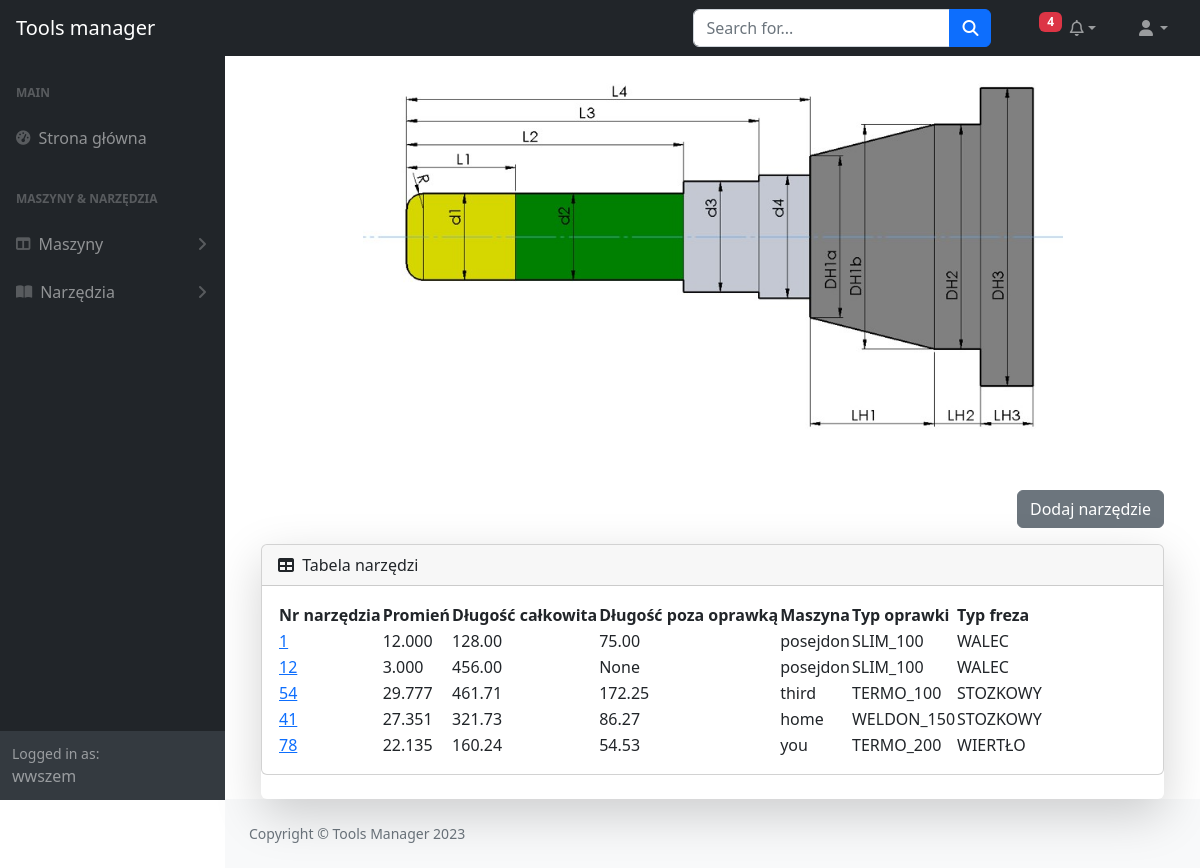
The app's page /tool_assembly/ (signed in) with its own data.
### tools_assembly/models.py (models this page shows, shortened)
class ToolAssembly(models.Model):
    tool_nr = models.PositiveIntegerField()
    radius = models.DecimalField(max_digits=10, decimal_places=3, blank=True, null=True)
    total_length = models.DecimalField(max_digits=10, decimal_places=2, blank=True, null=True)
    outside_holder = models.DecimalField(max_digits=10, decimal_places=2, blank=True, null=True)
    machine = models.ForeignKey(Machine, on_delete=models.SET_DEFAULT, default=None, related_name='tools')
    holder = models.ForeignKey(Holder, on_delete=models.CASCADE)
    tool = models.ForeignKey(Tool, on_delete=models.CASCADE)
    author = models.ForeignKey(User, on_delete=models.SET_DEFAULT, default=None)

### machines/models.py (models this page shows, shortened)
class Machine(models.Model):
    name = models.CharField(max_length=100)
    description = models.TextField()
    author = models.ForeignKey(User, on_delete=models.SET_NULL, null=True, blank=True)

### holders/models.py (models this page shows, shortened)
class Holder(models.Model):
    holder_type_choices = [
        ('type_1', 'SLIM_100'),
        ('type_2', 'SLIM_150'),
        ('type_3', 'SLIM_200'),
        ('type_4', 'TERMO_100'),
        ('type_5', 'TERMO_150'),
        ('type_6', 'TERMO_200'),
        ('type_7', 'ER_32'),
        ('type_8', 'ER_40'),
        ('type_9', 'WELDON_100'),
        ('type_10', 'WELDON_150'),
        ('type_11', 'WELDON_200'),
        ('type_12', 'STYROPIAN'),
        ('type_13', 'UCHWYT_76'),
    ]
    holder_type_dict = dict(holder_type_choices)
    holder_type = models.CharField(max_length=100, choices=holder_type_choices)
    inner_diameter = models.PositiveIntegerField()
    catalog_nr = models.CharField(max_length=100, blank=True)
    LH1 = models.DecimalField(max_digits=10, decimal_places=3, blank=True, null=True)
    DH1_A = models.DecimalField(max_digits=10, decimal_places=3, blank=True, null=True)
    DH1_B = models.DecimalField(max_digits=10, decimal_places=3, blank=True, null=True)
    LH2 = models.DecimalField(max_digits=10, decimal_places=3, blank=True, null=True)
    DH2 = models.DecimalField(max_digits=10, decimal_places=3, blank=True, null=True)
    LH3 = models.DecimalField(max_digits=10, decimal_places=3, blank=True, null=True)
    DH3 = models.DecimalField(max_digits=10, decimal_places=3, blank=True, null=True)
    author = models.ForeignKey(User, on_delete=models.SET_DEFAULT, default=None)

### tools/models.py (models this page shows, shortened)
class Tool(models.Model):
    tool_type_choices = [
        ('end_mill', 'WALEC'),
        ('ball_nose', 'KULA'),
        ('bull_nose', 'WALEC_Z_R'),
        ('typer_ball_nose', 'STOZKOWY'),
        ('engraving', 'GRAWERKA'),
        ('drill', 'WIERTŁO'),
    ]
    tool_type_dict = dict(tool_type_choices)
    tool_type = models.CharField(max_length=100, choices=tool_type_choices)
    catalog_nr = models.CharField(max_length=100)
    R = models.DecimalField(max_digits=10, decimal_places=3, blank=True, null=True)
    L1 = models.DecimalField(max_digits=10, decimal_places=3, blank=True, null=True)
    D1 = models.DecimalField(max_digits=10, decimal_places=3, blank=True, null=True)
    L2 = models.DecimalField(max_digits=10, decimal_places=3, blank=True, null=True)
    D2 = models.DecimalField(max_digits=10, decimal_places=3, blank=True, null=True)
    L3 = models.DecimalField(max_digits=10, decimal_places=3, blank=True, null=True)
    D3 = models.DecimalField(max_digits=10, decimal_places=3, blank=True, null=True)
    L4 = models.DecimalField(max_digits=10, decimal_places=3, blank=True, null=True)
    D4 = models.DecimalField(max_digits=10, decimal_places=3, blank=True, null=True)
    author = models.ForeignKey(User, on_delete=models.SET_DEFAULT, default=None)

### tools_assembly/views.py (the view)
# urls.py: path('tool_assembly/', ToolAssemblyListView.as_view(), name='tool-assembly'),
class ToolAssemblyListView(ListView):
    model = ToolAssembly
    template_name = 'tools_assembly/tool_assembly.html'
    def get(self, request, *args, **kwargs):
        user = request.user
        logger.info(f'Tool assembly List View accessed by user {user}')
        return super().get(request, *args, **kwargs)

### machines/context_processors.py (called while the page is built)
def all_machines(request):
    return {'machines': Machine.objects.all()}

def user_notifications(request):
    if not request.user.is_anonymous:
        user = request.user
        return {'user_notifications': UserNotification.objects.filter(user=user, is_read=False).select_related(
                'notification__user_comment').order_by('-notification__created_at')}
    return {'user_notifications': []}

### tools_assembly/templates/tools_assembly/tool_assembly.html (shortened to what this page needs)
{% extends 'machines/index.html' %}
{% load static %}
{% block content %}
<div class="container">
    <div class="col-lg text-center">
        <img src="{% static 'media/tool.jpg' %}" alt="Tool Image" class="img-fluid rounded" style="max-width: 700px;">
    </div>
    <div class="row justify-content-center">
        <div class="col-lg">
            {% if perms.tools_assembly.add_toolassembly %}
            <div class="text-end mb-3">
                <a class="btn btn-secondary btn-md mt-5 mb-0" href="{% url 'tool-assembly-create' %}">Dodaj narzędzie</a>
            </div>
            {% endif %}
            <div class="card shadow-lg border-0 rounded-lg mt-3">
                <div class="card mb-4">
                    <div class="card-header">
                        <i class="fas fa-table me-1"></i>
                        Tabela narzędzi
                    </div>
                    <div class="card-body">
                        <table id="datatablesSimple">
                            <thead>
                                <tr>
                                    <th>Nr narzędzia</th>
                                    <th>Promień</th>
                                    <th>Długość całkowita</th>
                                    <th>Długość poza oprawką</th>
                                    <th>Maszyna</th>
                                    <th>Typ oprawki</th>
                                    <th>Typ freza</th>
                                </tr>
                            </thead>
                            <tbody>
                                {% for tool_assembly in object_list %}
                                <tr>
                                    <td><a href="{% url 'tool-assembly-detail' tool_assembly.pk %}">{{ tool_assembly.tool_nr }}</td>
                                    <td>{{ tool_assembly.radius }}</td>
                                    <td>{{ tool_assembly.total_length }}</td>
                                    <td>{{ tool_assembly.outside_holder }}</td>
                                    <td>{{ tool_assembly.machine.name }}</td>
                                    <td>{{ tool_assembly.holder.get_holder_type_display }}</td>
                                    <td>{{ tool_assembly.tool.get_tool_type_display }}</td>
                                </tr>
                                {% endfor %}
                            </tbody>
                        </table>
                    </div>
                </div>
            </div>
        </div>
    </div>
</div>
{% endblock %}

### machines/templates/machines/index.html (shortened to what this page needs)
{% load static %}
<!DOCTYPE html>
<html lang="en">
    <head>
        <link href="https://cdn.jsdelivr.net/npm/simple-datatables@7.1.2/dist/style.min.css" rel="stylesheet" />
        <link href="{% static 'css/styles.css' %}" rel="stylesheet" />
    </head>
    <body class="sb-nav-fixed">
        <nav class="sb-topnav navbar navbar-expand navbar-dark bg-dark">
            <a class="navbar-brand ps-3" href="{% url 'app-home' %}">Tools manager</a>
            <form class="d-none d-md-inline-block form-inline ms-auto me-0 me-md-3 my-2 my-md-0">
                <div class="input-group">
                    <input class="form-control" type="text" placeholder="Search for..." aria-label="Search for..." aria-describedby="btnNavbarSearch" />
                    <button class="btn btn-primary" id="btnNavbarSearch" type="button"><i class="fas fa-search"></i></button>
                </div>
            </form>
            <ul class="navbar-nav ms-auto ms-md-0 me-3 me-lg-4">
                <ul>
                    {% if user_notifications.count > 0 %}
                        <span class="badge bg-danger">{{ user_notifications.count }}</span>
                    {% else %}
                        <span class="badge bg-danger">0</span>
                    {% endif %}
                </ul>
                <li class="nav-item dropdown">
                    <a class="nav-link dropdown-toggle" id="navbarNotification" href="#" role="button" data-bs-toggle="dropdown" aria-expanded="false"><i class="fa-regular fa-bell"></i></a>
                </li>
            </ul>
            <ul class="navbar-nav ms-auto ms-md-0 me-3 me-lg-4">
                <li class="nav-item dropdown">
                    <a class="nav-link dropdown-toggle" id="navbarDropdown" href="#" role="button" data-bs-toggle="dropdown" aria-expanded="false"><i class="fas fa-user fa-fw"></i></a>
                </li>
            </ul>
        </nav>
        <div id="layoutSidenav">
            <div id="layoutSidenav_nav">
                <nav class="sb-sidenav accordion sb-sidenav-dark" id="sidenavAccordion">
                    <div class="sb-sidenav-menu">
                        <div class="nav">
                            <div class="sb-sidenav-menu-heading">Main</div>
                            <a class="nav-link" href="{% url 'app-home' %}">
                                <div class="sb-nav-link-icon"><i class="fas fa-tachometer-alt"></i></div>
                                Strona główna
                            </a>
                            <div class="sb-sidenav-menu-heading">Maszyny & Narzędzia</div>
                            <a class="nav-link collapsed" href="#" data-bs-toggle="collapse" data-bs-target="#collapseLayouts" aria-expanded="false" aria-controls="collapseLayouts">
                                <div class="sb-nav-link-icon"><i class="fas fa-columns"></i></div>
                                Maszyny
                                <div class="sb-sidenav-collapse-arrow"><i class="fas fa-angle-down"></i></div>
                            </a>
                            <a class="nav-link collapsed" href="#" data-bs-toggle="collapse" data-bs-target="#collapsePages" aria-expanded="false" aria-controls="collapsePages">
                                <div class="sb-nav-link-icon"><i class="fas fa-book-open"></i></div>
                                Narzędzia
                                <div class="sb-sidenav-collapse-arrow"><i class="fas fa-angle-down"></i></div>
                            </a>
                        </div>
                    </div>
                    <div class="sb-sidenav-footer">
                        <div class="small">Logged in as:</div>
                        {{ user.username }}
                    </div>
                </nav>
            </div>
            <div id="layoutSidenav_content">
            <main>
                <div class="container-fluid px-4">
                    {% block content %}{% endblock %}
                </div>
            </main>
                <footer class="py-4 bg-light mt-auto">
                    <div class="container-fluid px-4">
                        <div class="d-flex align-items-center justify-content-between small">
                            <div class="text-muted">Copyright &copy; Tools Manager 2023</div>
                        </div>
                    </div>
                </footer>
            </div>
        </div>
    </body>
</html>

### records on screen
ToolAssembly: tool_nr "1", radius "12.000", total_length "128.00", outside_holder "75.00", machine.name "posejdon", holder.holder_type "SLIM_100", tool.tool_type "WALEC"
ToolAssembly: tool_nr "12", radius "3.000", total_length "456.00", outside_holder "None", machine.name "posejdon", holder.holder_type "SLIM_100", tool.tool_type "WALEC"
ToolAssembly: tool_nr "54", radius "29.777", total_length "461.71", outside_holder "172.25", machine.name "third", holder.holder_type "TERMO_100", tool.tool_type "STOZKOWY"
ToolAssembly: tool_nr "41", radius "27.351", total_length "321.73", outside_holder "86.27", machine.name "home", holder.holder_type "WELDON_150", tool.tool_type "STOZKOWY"
ToolAssembly: tool_nr "78", radius "22.135", total_length "160.24", outside_holder "54.53", machine.name "you", holder.holder_type "TERMO_200", tool.tool_type "WIERTŁO"

### other values on screen
{{ user_notifications.count }} "4"
{{ user.username }} "wwszem"
